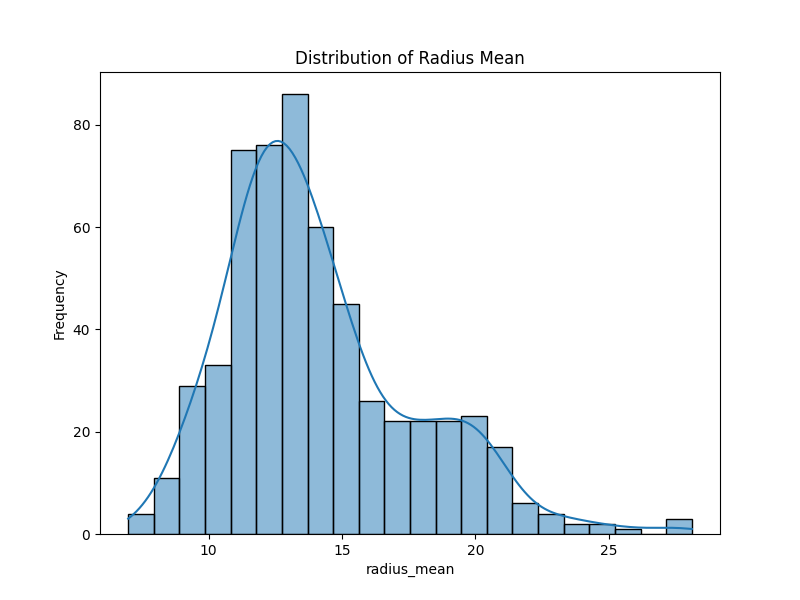

This figure's Python source:
import sys
import pandas as pd
import seaborn as sns
import matplotlib.pyplot as plt

def visualize(file_path):
    df = pd.read_csv(file_path)
    
    # Choose the column to plot: use "radius_mean" if available,
    # otherwise, select the first numeric column (excluding 'id' and 'diagnosis' if possible)
    if "radius_mean" in df.columns:
        column_to_plot = "radius_mean"
        title = "Distribution of Radius Mean"
    else:
        # Exclude known non-numeric columns if present
        cols_to_exclude = {"id", "diagnosis"}
        numeric_cols = [col for col in df.select_dtypes(include=["number"]).columns if col not in cols_to_exclude]
        if numeric_cols:
            column_to_plot = numeric_cols[0]
            title = f"Distribution of {column_to_plot}"
        else:
            print("No numeric columns available for plotting.")
            return

    plt.figure(figsize=(8,6))
    sns.histplot(df[column_to_plot], kde=True)
    plt.title(title)
    plt.xlabel(column_to_plot)
    plt.ylabel("Frequency")
    plt.savefig("/home/doc-bd-a1/vis.png")
    
    print("Visualization saved as vis.png")

    # Call the next step in the pipeline
    import os
    os.system("python3 model.py /home/doc-bd-a1/res_dpre.csv")

if __name__ == "__main__":
    if len(sys.argv) != 2:
        print("Usage: python3 vis.py <dataset-path>")
    else:
        visualize(sys.argv[1])
